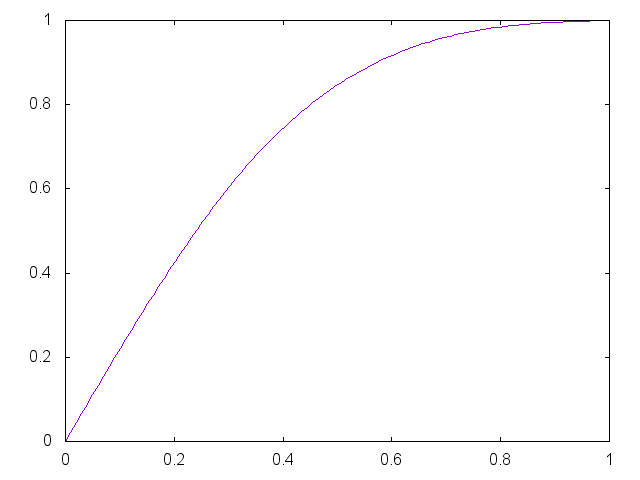

gnuplot code for this plot:


set term png

set output "generate/static/generate/csplines-0.65-0.95.png"
plot '-' smooth csplines notitle
0 0
0.33 0.65
0.67 0.95 
1 1
e

reset;
